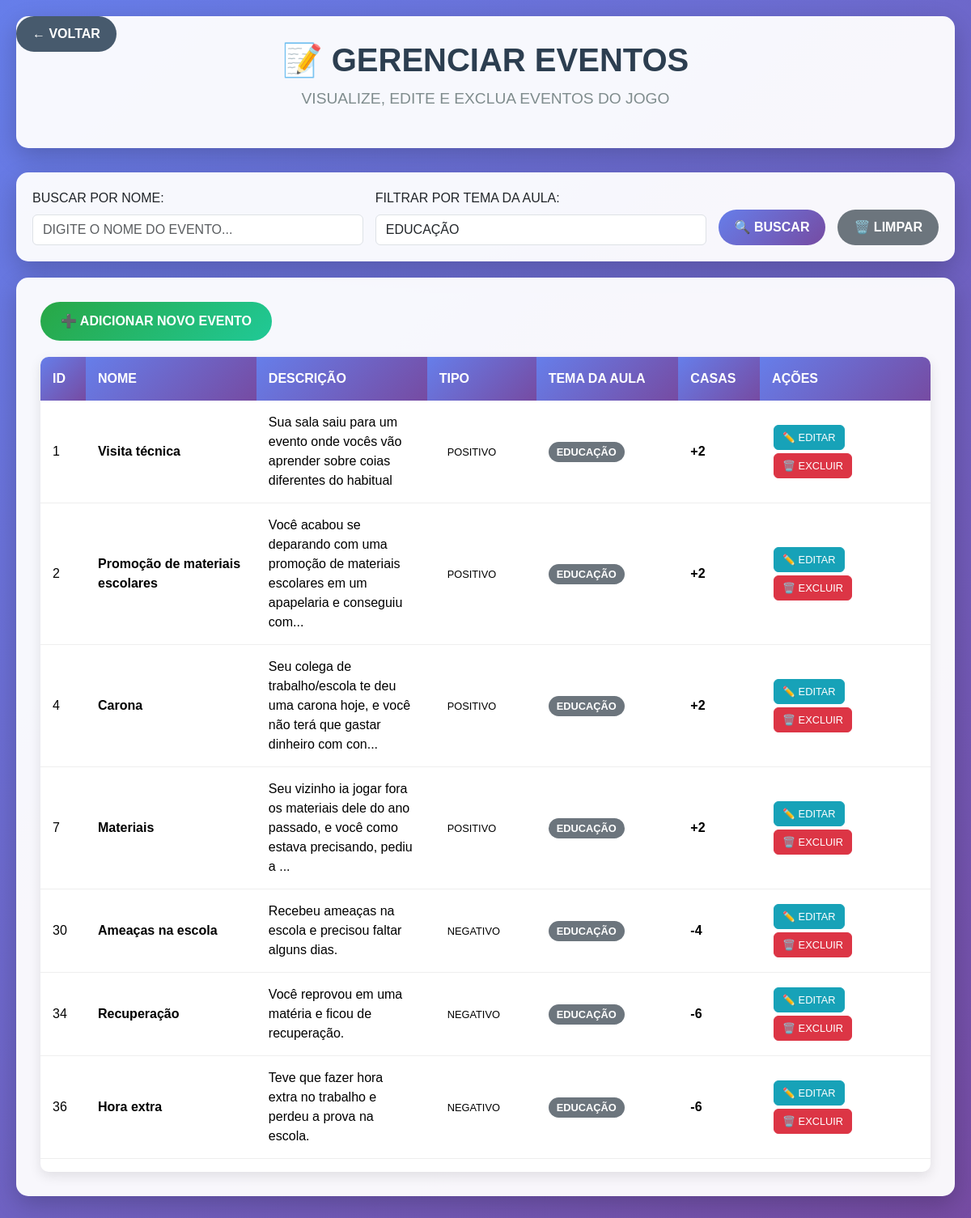
Page /Adm/gerenciarEventos.php?tema=EDUCAÇÃO (signed in) on the earlier database version.
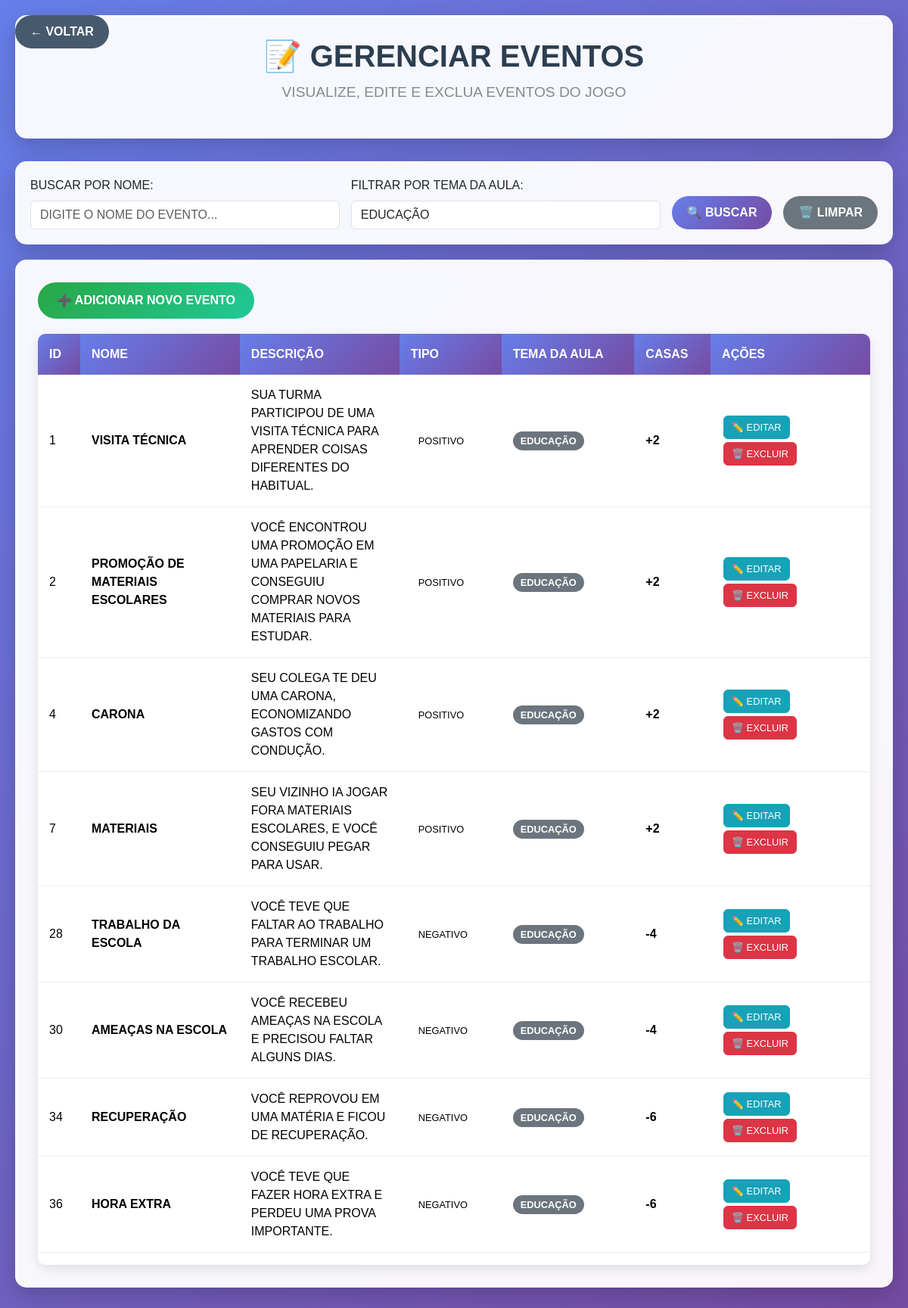
Same page on the later database version.
### tables this page shows
CREATE TABLE `tbevento` (
  `idEvento` int(11) NOT NULL,
  `nomeEvento` varchar(50) NOT NULL,
  `descricaoEvento` varchar(255) NOT NULL,
  `modificadorEvento` varchar(120) NOT NULL,
  `dificuldadeEvento` varchar(10) NOT NULL,
  `temaAula` varchar(50) DEFAULT NULL,
  `impactoEvento` varchar(50) NOT NULL,
  `casaEvento` int(100) NOT NULL
);

### Adm/gerenciarEventos.php (the view, shortened to what this page needs)
<?php include('../banco/conexao.php');
include('../includes/verificar_login.php'); ?>
<!DOCTYPE html>
<html lang="pt-BR">
<head>
    <link href="https://cdn.jsdelivr.net/npm/bootstrap@5.3.7/dist/css/bootstrap.min.css" rel="stylesheet">
    <link rel="stylesheet" href="./css/gerenciarEventos.css">
</head>
<body>
    <a href="configurarPartida.php" class="back-btn">← VOLTAR</a>
    <div class="admin-container">
        <div class="admin-header">
            <h1 class="admin-title">📝 GERENCIAR EVENTOS</h1>
            <p class="admin-subtitle">VISUALIZE, EDITE E EXCLUA EVENTOS DO JOGO</p>
        </div>
        <div class="search-section">
            <form method="GET" class="search-form">
                <div class="form-group">
                    <label for="search" class="form-label">BUSCAR POR NOME:</label>
                    <input type="text" class="form-control" id="search" name="search"
                           value="<?php echo isset($_GET['search']) ? htmlspecialchars($_GET['search']) : ''; ?>"
                           placeholder="DIGITE O NOME DO EVENTO..." autocomplete="off">
                </div>
                <div class="form-group">
                    <label for="tema" class="form-label">FILTRAR POR TEMA DA AULA:</label>
                    <input type="text" class="form-control" id="tema" name="tema"
                           value="<?php echo isset($_GET['tema']) ? htmlspecialchars($_GET['tema']) : ''; ?>"
                           placeholder="DIGITE O TEMA DA AULA..." autocomplete="off">
                </div>
                <button type="submit" class="btn search-btn">🔍 BUSCAR</button>
                <a href="gerenciarEventos.php" class="btn clear-btn">🗑️ LIMPAR</a>
            </form>
        </div>
        <div class="events-section">
            <a href="cadastrarEvento.php" class="add-event-btn">➕ ADICIONAR NOVO EVENTO</a>
            <div class="events-table">
                <table class="table table-hover">
                    <thead>
                        <tr>
                            <th>ID</th>
                            <th>NOME</th>
                            <th>DESCRIÇÃO</th>
                            <th>TIPO</th>
                            <th>TEMA DA AULA</th>
                            <th>CASAS</th>
                            <th>AÇÕES</th>
                        </tr>
                    </thead>
                    <tbody>
                        <?php
                        $whereConditions = [];
                        $params = [];
                        if (isset($_GET['tema']) && !empty($_GET['tema'])) {
                            $whereConditions[] = "temaAula LIKE ?";
                            $params[] = '%' . $_GET['tema'] . '%';
                        }
                        $whereClause = !empty($whereConditions) ? 'WHERE ' . implode(' AND ', $whereConditions) : '';
                        $query = "SELECT * FROM tbevento $whereClause ORDER BY idEvento ASC";
                        $stmt = $pdo->prepare($query);
                        $stmt->execute($params);
                        while ($row = $stmt->fetch(PDO::FETCH_ASSOC)) {
                            $tipo = $row['casaEvento'] > 0 ? 'POSITIVO' : 'NEGATIVO';
                            $casas = $row['casaEvento'];
                            $temaAula = $row['temaAula'] ?? 'NÃO DEFINIDO';
                            echo "<tr>";
                            echo "<td>{$row['idEvento']}</td>";
                            echo "<td><strong>{$row['nomeEvento']}</strong></td>";
                            echo "<td>" . substr($row['descricaoEvento'], 0, 100) . (strlen($row['descricaoEvento']) > 100 ? '...' : '') . "</td>";
                            echo "<td><span class='badge-tipo badge-{$tipo}'>" . ucfirst($tipo) . "</span></td>";
                            echo "<td><span class='badge-tema'>" . htmlspecialchars($temaAula) . "</span></td>";
                            echo "<td><strong>" . ($casas > 0 ? '+' : '') . $casas . "</strong></td>";
                            echo "<td>";
                            echo "<a href='editarEvento.php?id={$row['idEvento']}' class='btn btn-action btn-edit'>✏️ EDITAR</a>";
                            echo "<a href='excluirEvento.php?id={$row['idEvento']}' class='btn btn-action btn-delete' onclick='return confirm(\"TEM CERTEZA QUE DESEJA EXCLUIR ESTE EVENTO?\")'>🗑️ EXCLUIR</a>";
                            echo "</td>";
                            echo "</tr>";
                        }
                        ?>
                    </tbody>
                </table>
            </div>
        </div>
    </div>
</body>
</html>

### Adm/css/gerenciarEventos.css (style rules this page uses)
body { background: linear-gradient(135deg, #667eea 0%, #764ba2 100%); min-height: 100vh; font-family: 'Arial', sans-serif; }
.admin-container { max-width: 1400px; margin: 0 auto; padding: 20px; }
.admin-header { background: rgba(255, 255, 255, 0.95); border-radius: 15px; padding: 30px; margin-bottom: 30px; box-shadow: 0 10px 30px rgba(0, 0, 0, 0.2); text-align: center; }
.admin-title { color: #2c3e50; font-size: 2.5rem; font-weight: bold; margin-bottom: 10px; }
.admin-subtitle { color: #7f8c8d; font-size: 1.2rem; }
.events-section { background: rgba(255, 255, 255, 0.95); border-radius: 15px; padding: 30px; box-shadow: 0 10px 30px rgba(0, 0, 0, 0.2); margin-bottom: 30px; }
.events-table { background: white; border-radius: 10px; overflow: hidden; box-shadow: 0 5px 15px rgba(0, 0, 0, 0.1); }
.table thead th { background: linear-gradient(135deg, #667eea 0%, #764ba2 100%); color: white; border: none; padding: 15px; font-weight: bold; }
.table tbody td { padding: 15px; vertical-align: middle; border-bottom: 1px solid #eee; }
.badge-tipo { font-size: 0.8rem; padding: 5px 10px; border-radius: 15px; }
.badge-tema { font-size: 0.8rem; padding: 5px 10px; border-radius: 15px; background-color: #6c757d; color: white; font-weight: bold; }
.btn-action { margin: 2px; padding: 5px 10px; font-size: 0.8rem; }
.btn-edit { background-color: #17a2b8; border-color: #17a2b8; color: white; }
.btn-delete { background-color: #dc3545; border-color: #dc3545; color: white; }
.back-btn { position: fixed; top: 20px; left: 20px; background: rgba(52, 73, 94, 0.9); color: white; border: none; padding: 10px 20px; border-radius: 25px; text-decoration: none; font-weight: bold; transition: background 0.3s ease; z-index: 9999; }
.form-group { position: relative; }
.add-event-btn { background: linear-gradient(135deg, #28a745 0%, #20c997 100%); color: white; border: none; padding: 12px 25px; border-radius: 25px; text-decoration: none; font-weight: bold; transition: transform 0.3s ease; display: inline-block; margin-bottom: 20px; }
.search-section { background: rgba(255, 255, 255, 0.95); border-radius: 15px; padding: 20px; margin-bottom: 20px; box-shadow: 0 10px 30px rgba(0, 0, 0, 0.2); }
.search-form { display: flex; gap: 15px; align-items: end; flex-wrap: wrap; }
.search-form .form-group { flex: 1; min-width: 200px; }
.search-btn { background: linear-gradient(135deg, #667eea 0%, #764ba2 100%); color: white; border: none; padding: 10px 20px; border-radius: 25px; font-weight: bold; }
.clear-btn { background: #6c757d; color: white; border: none; padding: 10px 20px; border-radius: 25px; font-weight: bold; }
.table td, .table th { word-wrap: break-word; white-space: normal; max-width: 180px; }
.table td:nth-child(5) { word-wrap: break-word; white-space: normal; max-width: 180px; }

Differences in the rows shown:
changed tbevento id 1: nomeEvento "Visita técnica" → "VISITA TÉCNICA"; descricaoEvento "Sua sala saiu para um evento onde vocês vão aprender sobre coias diferentes do habitual" → "SUA TURMA PARTICIPOU DE UMA VISITA TÉCNICA PARA APRENDER COISAS DIFERENTES DO HABITUAL."
changed tbevento id 2: nomeEvento "Promoção de materiais escolares" → "PROMOÇÃO DE MATERIAIS ESCOLARES"; descricaoEvento "Você acabou se deparando com uma promoção de materiais escolares em um apapelaria e conseguiu com" → "VOCÊ ENCONTROU UMA PROMOÇÃO EM UMA PAPELARIA E CONSEGUIU COMPRAR NOVOS MATERIAIS PARA ESTUDAR."; no longer shows "..."
changed tbevento id 4: nomeEvento "Carona" → "CARONA"; descricaoEvento "Seu colega de trabalho/escola te deu uma carona hoje, e você não terá que gastar dinheiro com con" → "SEU COLEGA TE DEU UMA CARONA, ECONOMIZANDO GASTOS COM CONDUÇÃO."; no longer shows "..."
changed tbevento id 7: nomeEvento "Materiais" → "MATERIAIS"; descricaoEvento "Seu vizinho ia jogar fora os materiais dele do ano passado, e você como estava precisando, pediu a" → "SEU VIZINHO IA JOGAR FORA MATERIAIS ESCOLARES, E VOCÊ CONSEGUIU PEGAR PARA USAR."; no longer shows "..."
now on this page (row edited): tbevento: idEvento "28", nomeEvento "TRABALHO DA ESCOLA", descricaoEvento "VOCÊ TEVE QUE FALTAR AO TRABALHO PARA TERMINAR UM TRABALHO ESCOLAR.", casaEvento "NEGATIVO", temaAula "EDUCAÇÃO", casaEvento "-4"
changed tbevento id 30: nomeEvento "Ameaças na escola" → "AMEAÇAS NA ESCOLA"; descricaoEvento "Recebeu ameaças na escola e precisou faltar alguns dias." → "VOCÊ RECEBEU AMEAÇAS NA ESCOLA E PRECISOU FALTAR ALGUNS DIAS."
changed tbevento id 34: nomeEvento "Recuperação" → "RECUPERAÇÃO"; descricaoEvento "Você reprovou em uma matéria e ficou de recuperação." → "VOCÊ REPROVOU EM UMA MATÉRIA E FICOU DE RECUPERAÇÃO."
changed tbevento id 36: nomeEvento "Hora extra" → "HORA EXTRA"; descricaoEvento "Teve que fazer hora extra no trabalho e perdeu a prova na escola." → "VOCÊ TEVE QUE FAZER HORA EXTRA E PERDEU UMA PROVA IMPORTANTE."
